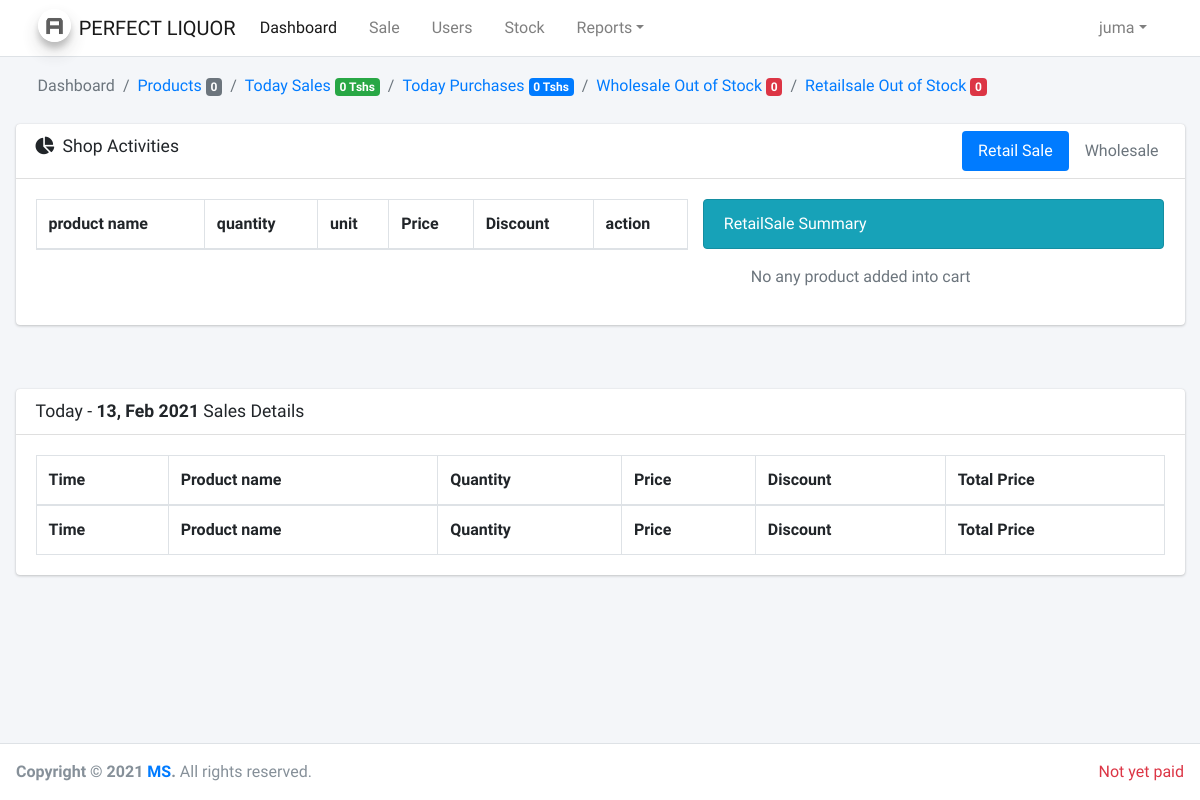
/manager/retail-sale.php (signed in), run on an earlier commit of the app's database.
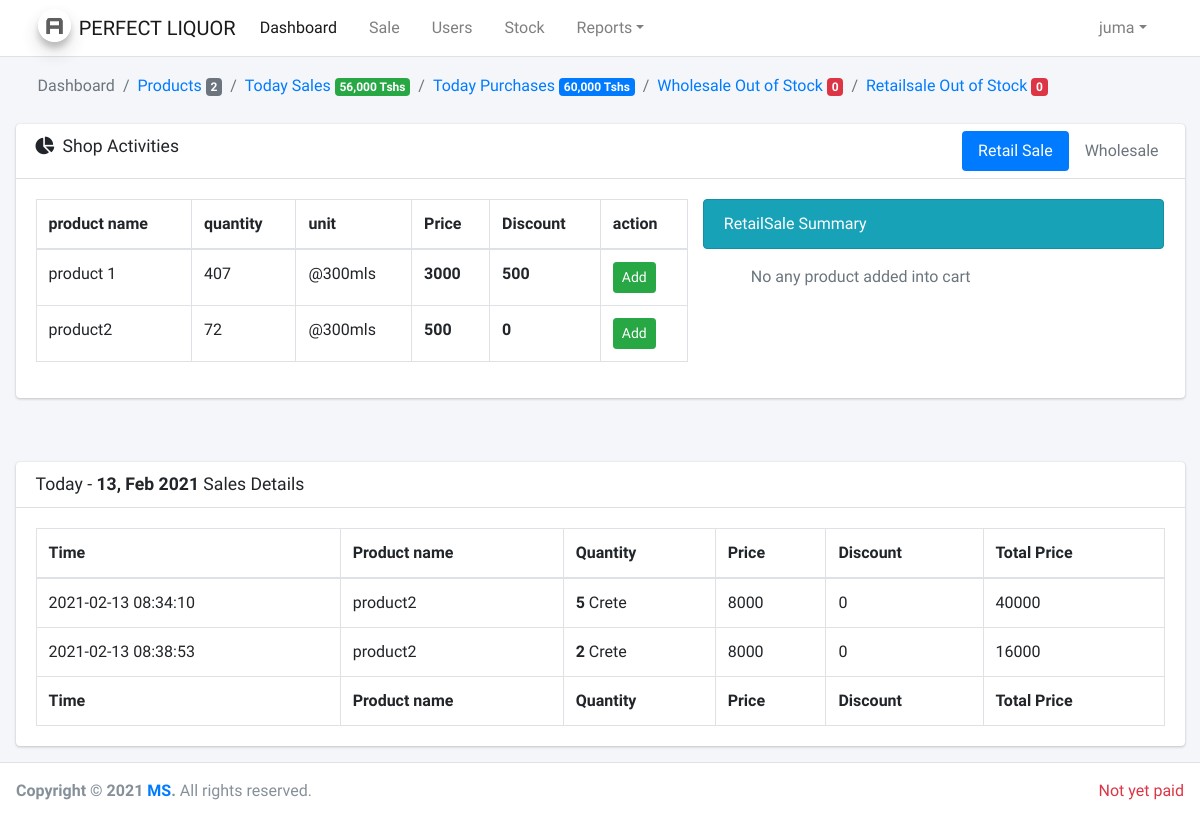
And on a later commit of the database.
### tables this page shows
CREATE TABLE `stock` (
  `id` int(11) NOT NULL,
  `product_id` int(11) NOT NULL,
  `quantity` int(11) NOT NULL,
  `bprice` double NOT NULL,
  `rsale_price` double NOT NULL,
  `wsale_price` double NOT NULL,
  `rdiscount` double NOT NULL DEFAULT 0,
  `wdiscount` double NOT NULL DEFAULT 0,
  `created_at` timestamp NOT NULL DEFAULT current_timestamp(),
  `updated_at` timestamp NOT NULL DEFAULT current_timestamp() ON UPDATE current_timestamp()
);

CREATE TABLE `products` (
  `id` int(11) NOT NULL,
  `name` varchar(200) NOT NULL,
  `code` varchar(100) NOT NULL,
  `bulk` varchar(100) NOT NULL,
  `qty` int(11) NOT NULL,
  `unit` varchar(100) NOT NULL,
  `created_at` timestamp NOT NULL DEFAULT current_timestamp(),
  `updated_at` timestamp NOT NULL DEFAULT current_timestamp() ON UPDATE current_timestamp()
);

CREATE TABLE `sales` (
  `id` int(11) NOT NULL,
  `user_id` int(11) NOT NULL,
  `product_id` int(11) NOT NULL,
  `qty` int(11) NOT NULL,
  `bulk` int(11) NOT NULL DEFAULT 0,
  `price` double NOT NULL,
  `total_price` double NOT NULL DEFAULT 0,
  `discount` double NOT NULL,
  `recept` varchar(100) NOT NULL,
  `type` varchar(100) NOT NULL,
  `dateSaved` date NOT NULL DEFAULT current_timestamp(),
  `created_at` timestamp NOT NULL DEFAULT current_timestamp()
);

### config/Database.php (called while the page is built, shortened)
<?php
class DatabaseConnection{
    public function connect(){
        $this->server_name   = "localhost";
        $this->username_name = "root";
        $this->password = "";
        $this->database_name = "sms";
        $this->charset = "utf8mb4";
        try{
            $databasePath = "mysql:host=".$this->server_name .";dbname=".$this->database_name.";charset=".$this->charset;
            $pdo = new PDO($databasePath,$this->username_name, $this->password);
            $pdo->setAttribute(PDO::ATTR_ERRMODE, PDO::ERRMODE_EXCEPTION);
            return $pdo;
        }catch(PDOException $e){
            echo "Connection failed: ".$e->getMessage();
        }
    }
}
?>

### action/Product.php (called while the page is built, shortened)
<?php
class Product extends DatabaseConnection
{
    public function fetchStock()
    {
        $data = $this->connect()->prepare("SELECT * FROM stock");
        $data->execute();
        return $data->fetchAll();
    }
    public function productData($id)
    {
        $data = $this->connect()->prepare("SELECT * FROM products WHERE id = $id");
        $data->execute();
        return $data->fetch();
    }
    public function bulkAvailable($quantity,$qty){
        $number=explode('.',($quantity / $qty));
        $answer=$number[0];
        return $answer;
    }
    public function todaySalesData(){
        $todayDate = date('y-m-d', time());
        $data = $this->connect()->prepare("SELECT * FROM sales WHERE dateSaved = '$todayDate'");
        $data->execute();
        return $data->fetchAll();
    }
    public function productCount(){
        $data = $this->connect()->prepare("SELECT count(*) AS totalProduct FROM products");
        $data->execute();
        $total = $data->fetch();
        return $total['totalProduct'];
    }
    public function totalTodaySales(){
        $todayDate = date('Y-m-d');
        $data = $this->connect()->prepare("SELECT SUM(total_price) AS totalSale FROM sales WHERE dateSaved = '$todayDate'");
        $data->execute();
        $total = $data->fetch();
        return $total['totalSale'];
    }
    public function totalTodayPurchases(){
        $todayDate = date('Y-m-d');
        $data = $this->connect()->prepare("SELECT SUM(bprice * qty) AS totalPurchases FROM purchases WHERE dateSaved = '$todayDate'");
        $data->execute();
        $total = $data->fetch();
        return $total['totalPurchases'];
    }
    public function wSaleOutStock(){
        $data = $this->connect()->prepare("SELECT * FROM stock");
        $data->execute();
        $totalAvailable = 0;
        if ($data->rowCount() > 0) {
            foreach ($data->fetchAll() as  $value) {
                $productData = $this->productData($value['product_id']);
                if ($this->bulkAvailable($value['quantity'], $productData['qty']) == 0 ) {
                    $totalAvailable += 1;
                }else {
                    $totalAvailable += 0;
                }
            }
        }
        return $totalAvailable;
    }
}

### manager/retail-sale.php (shortened to what the changed rows need)
<?php
    include '../config/Database.php';
    include '../action/Product.php';
    $product = new Product();
?>
<!DOCTYPE html>
<html lang="en">
<head>
 <link rel="stylesheet" href="../plugins/fontawesome-free/css/all.min.css">
  <link rel="stylesheet" href="https://code.ionicframework.com/ionicons/2.0.1/css/ionicons.min.css">
  <link rel="stylesheet" href="../plugins/tempusdominus-bootstrap-4/css/tempusdominus-bootstrap-4.min.css">
  <link rel="stylesheet" href="../plugins/icheck-bootstrap/icheck-bootstrap.min.css">
  <link rel="stylesheet" href="../plugins/jqvmap/jqvmap.min.css">
  <link rel="stylesheet" href="../plugins/overlayScrollbars/css/OverlayScrollbars.min.css">
  <link rel="stylesheet" href="../plugins/daterangepicker/daterangepicker.css">
  <link rel="stylesheet" href="../plugins/datatables-bs4/css/dataTables.bootstrap4.min.css">
  <link rel="stylesheet" href="../plugins/datatables-responsive/css/responsive.bootstrap4.min.css">
  <link rel="stylesheet" href="../plugins/summernote/summernote-bs4.css">
    <link rel="stylesheet" href="../plugins/sweetalert2-theme-bootstrap-4/bootstrap-4.min.css">
  <link rel="stylesheet" href="../plugins/toastr/toastr.min.css">
    <link rel="stylesheet" href="../dist/css/adminlte.min.css">
</head>
<body class="hold-transition layout-top-nav">
<div class="wrapper">
  <div class="content-wrapper">
      <?php include 'partials/header.php' ?>
     <section class="content">
      <div class="container-fluid">
        <div class="row">
          <section class="col-lg-12 col-sm-12 connectedSortable">
            <div class="card">
              <div class="card-body">
                <div class="tab-content p-0">
                  <div class="chart tab-pane active" id="retailsale-data" >
                      <div class="row">
                              <div class="col-md-7">
                                  <table id="retailsale-data-table" class="table table-bordered table-hover">
                                          <thead>
                                              <tr>
                                                  <th>product name</th>
                                                  <th>quantity</th>
                                                  <th>unit</th>
                                                  <th>Price</th>
                                                  <th>Discount</th>
                                                  <th>action</th>
                                              </tr>
                                          </thead>
                                          <tbody>
                                              <?php
                                                  foreach($product->fetchStock() as $item){
                                                      $productData = $product->productData($item['product_id']);
                                                      echo '
                                                          <tr>
                                                                <td>'.$productData['name'].'</td>
                                                                <td>'.$item['quantity'].'</td>
                                                                <td>@'.$productData['unit'].'</td>
                                                                <td><b>'.$item['rsale_price'].'</b></td>
                                                                <td><b>'.$item['rdiscount'].'</b></td>
                                                                <td>';
                                                                        if ($item['quantity'] > 0) {
                                                                            echo '<button from="rsale" dataId = '.$item['id'].' productId = '.$item['product_id'].' title="Add to cart" class="btn btn-sm btn-success addTocartBtn"  >Add</button>';
                                                                        } else {
                                                                            echo '<button disabled  title="check your stock" class="btn btn-sm btn-danger"  >Add</button>';
                                                                        }
                                                          echo '</td>
                                                                </tr>
                                                  ';
                                                  }
                                              ?>
                                          </tbody>
                                    </table>
                              </div>
                                        <?php $product->cartData('rsale') ?>
                          </div>
                      </div>
                </div>
              </div>
            </div>
          </section>
        </div>
        <div class="row mt-5">
        <div class="col-12">
            <div class="card">
              <div class="card-body">
                <table id="todaySales" class="table table-bordered table-hover">
                  <thead>
                    <tr>
                      <th>Time</th>
                      <th>Product name</th>
                      <th>Quantity</th>
                      <th>Price</th>
                      <th>Discount</th>
                      <th>Total Price</th>
                    </tr>
                  </thead>
                  <tbody>
                      <?php
                         foreach ($product->todaySalesData() as $value) {
                           $productData = $product->productData($value['product_id']);
                            echo '
                                <tr>
                                    <td>'.$value['created_at'].'</td>
                                    <td>'.$productData['name'].'</td>';
                                    if ($value['type'] == 'wsale') {
                                        echo '<td><b>'.$value['qty'].'</b> '.$productData['bulk'].'</td>';
                                    }
                            echo '
                                    <td>'.$value['price'].'</td>
                                    <td>'.$value['discount'].'</td>
                                    <td>'.$value['total_price'].'</td>
                                </tr>
                            ';
                         }
                      ?>
                  </tbody>
                  <tfoot>
                    <tr>
                        <th>Time</th>
                        <th>Product name</th>
                        <th>Quantity</th>
                        <th>Price</th>
                        <th>Discount</th>
                        <th>Total Price</th>
                    </tr>
                  </tfoot>
                </table>
              </div>
            </div>
          </div>
        </div>
      </div>
    </section>
  </div>
</div>
</body>
</html>

### manager/partials/header.php (shortened to what the changed rows need)
<div class="content-header">
   <div class="container">
   <div class="row mb-2">
       <div class="col-sm-12 col-md-12">
       <ol class="breadcrumb float-sm-left">
           <li class="breadcrumb-item"><a href="#">Products <span class="badge badge-secondary"><?php echo $product->productCount() ?></span></a></li>
           <li class="breadcrumb-item"><a href="#">Today Sales <span class="badge badge-success"><?php echo number_format($product->totalTodaySales()) ?> Tshs</span></a></li>
           <li class="breadcrumb-item"><a href="#">Today Purchases <span class="badge badge-primary"><?php echo number_format($product->totalTodayPurchases()) ?> Tshs</span></a></li>
           <li class="breadcrumb-item"><a href="#">Wholesale Out of Stock <span class="badge badge-danger"><?php echo $product->wSaleOutStock() ?></span></a></li>
       </ol>
       </div>
   </div>
   </div>
</div>

What changed in the data, as far as the page shows it:
added stock: product.name "product 1", quantity "407", product.unit "300mls", rsale_price "3000", rdiscount "500"
added stock: product.name "product2", quantity "72", product.unit "300mls", rsale_price "500", rdiscount "0"
added sales: created_at "2021-02-13 08:34:10", product.name "product2", qty "5", product.bulk "Crete", price "8000", discount "0", total_price "40000"
added sales: created_at "2021-02-13 08:38:53", product.name "product2", qty "2", product.bulk "Crete", price "8000", discount "0", total_price "16000"
Also different on the page:
$product->productCount(): "0" → "2"
$product->totalTodaySales(): "0" → "56,000"
$product->totalTodayPurchases(): "0" → "60,000"
